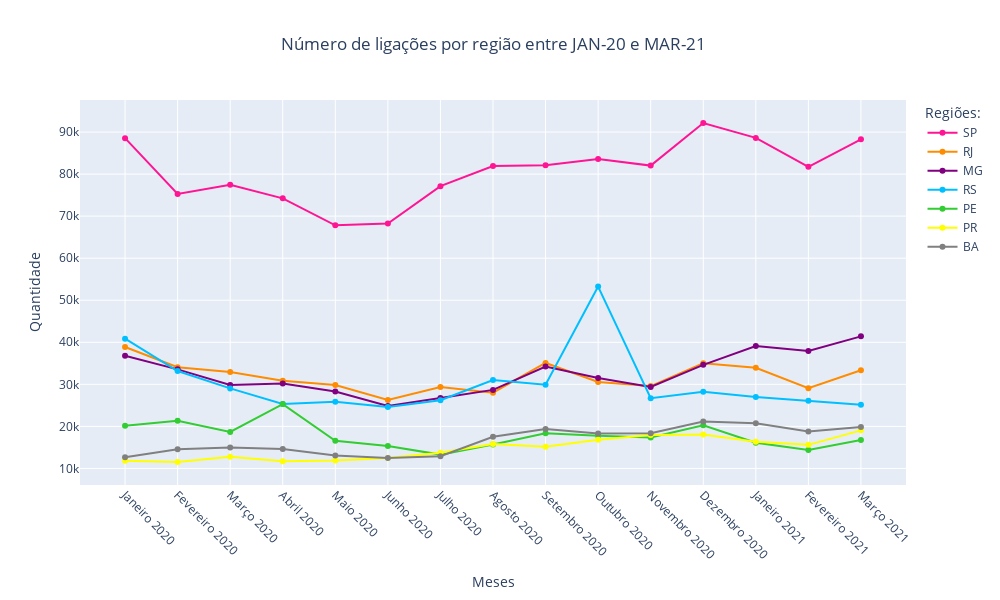

This figure's notebook cell:
### Code cell
# Gráfico 5 

SP= go.Scatter(x=dados['mes_ano'], y=dados['nsp'],
                    mode='lines+markers',
                    name='SP', line = dict(color='deeppink', width=2))
RJ= go.Scatter(x=dados['mes_ano'], y=dados['nrj'],
                    mode='lines+markers',
                    name='RJ', line = dict(color='darkorange', width=2))
MG= go.Scatter(x=dados['mes_ano'], y=dados['nmg'],
                    mode='lines+markers',
                    name='MG', line = dict(color='purple', width=2))                    
RS= go.Scatter(x=dados['mes_ano'], y=dados['nrs'],
                    mode='lines+markers',
                    name='RS', line = dict(color='deepskyblue', width=2))
PE= go.Scatter(x=dados['mes_ano'], y=dados['npe'],
                    mode='lines+markers',
                    name='PE', line = dict(color='limegreen', width=2))
PR= go.Scatter(x=dados['mes_ano'], y=dados['npr'],
                    mode='lines+markers',
                    name='PR', line = dict(color='yellow', width=2))
BA= go.Scatter(x=dados['mes_ano'], y=dados['nba'],
                    mode='lines+markers',
                    name='BA', line = dict(color='gray', width=2))
data= [SP, RJ, MG, RS, PE, PR, BA]
layout= go.Layout(title={
                    'text' : 'Número de ligações por região entre JAN-20 e MAR-21',
                    'x' : 0.5,
                    'xref' : 'paper',
                    'xanchor' : 'center'},
                   yaxis={'title':'Quantidade'},
                   xaxis={'title': 'Meses', 'tickangle' : 45},
                   legend_title="Regiões:",
                    height=600, width=1000)
fig = go.Figure(data= data, layout=layout)
fig.show()

### Figure 1 — Plotly figure (JSON) as saved in the notebook; plotly's stock layout.template omitted (floating-point values rounded to 4 significant figures)
{"data": [{"line": {"color": "deeppink", "width": 2}, "mode": "lines+markers", "name": "SP", "type": "scatter", "x": ["Janeiro 2020", "Fevereiro 2020", "Março 2020", "Abril 2020", "Maio 2020", "Junho 2020", "Julho 2020", "Agosto 2020", "Setembro 2020", "Outubro 2020", "Novembro 2020", "Dezembro 2020", "Janeiro 2021", "Fevereiro 2021", "Março 2021"], "y": [88545, 75267, 77484, 74228, 67817, 68229, 77131, 81909, 82117, 83588, 82022, 92152, 88613, 81720, 88282]}, {"line": {"color": "darkorange", "width": 2}, "mode": "lines+markers", "name": "RJ", "type": "scatter", "x": ["Janeiro 2020", "Fevereiro 2020", "Março 2020", "Abril 2020", "Maio 2020", "Junho 2020", "Julho 2020", "Agosto 2020", "Setembro 2020", "Outubro 2020", "Novembro 2020", "Dezembro 2020", "Janeiro 2021", "Fevereiro 2021", "Março 2021"], "y": [38875, 34067, 32909, 30847, 29831, 26277, 29349, 28007, 35080, 30581, 29586, 35039, 33948, 29079, 33348]}, {"line": {"color": "purple", "width": 2}, "mode": "lines+markers", "name": "MG", "type": "scatter", "x": ["Janeiro 2020", "Fevereiro 2020", "Março 2020", "Abril 2020", "Maio 2020", "Junho 2020", "Julho 2020", "Agosto 2020", "Setembro 2020", "Outubro 2020", "Novembro 2020", "Dezembro 2020", "Janeiro 2021", "Fevereiro 2021", "Março 2021"], "y": [36803, 33565, 29863, 30187, 28306, 24833, 26735, 28676, 34221, 31498, 29383, 34643, 39120, 37940, 41413]}, {"line": {"color": "deepskyblue", "width": 2}, "mode": "lines+markers", "name": "RS", "type": "scatter", "x": ["Janeiro 2020", "Fevereiro 2020", "Março 2020", "Abril 2020", "Maio 2020", "Junho 2020", "Julho 2020", "Agosto 2020", "Setembro 2020", "Outubro 2020", "Novembro 2020", "Dezembro 2020", "Janeiro 2021", "Fevereiro 2021", "Março 2021"], "y": [40858, 33160, 29029, 25305, 25871, 24595, 26212, 31043, 29892, 53253, 26711, 28239, 26977, 26102, 25161]}, {"line": {"color": "limegreen", "width": 2}, "mode": "lines+markers", "name": "PE", "type": "scatter", "x": ["Janeiro 2020", "Fevereiro 2020", "Março 2020", "Abril 2020", "Maio 2020", "Junho 2020", "Julho 2020", "Agosto 2020", "Setembro 2020", "Outubro 2020", "Novembro 2020", "Dezembro 2020", "Janeiro 2021", "Fevereiro 2021", "Março 2021"], "y": [20153, 21350, 18684, 25305, 16572, 15312, 13286, 15708, 18386, 17757, 17383, 20245, 16091, 14365, 16743]}, {"line": {"color": "yellow", "width": 2}, "mode": "lines+markers", "name": "PR", "type": "scatter", "x": ["Janeiro 2020", "Fevereiro 2020", "Março 2020", "Abril 2020", "Maio 2020", "Junho 2020", "Julho 2020", "Agosto 2020", "Setembro 2020", "Outubro 2020", "Novembro 2020", "Dezembro 2020", "Janeiro 2021", "Fevereiro 2021", "Março 2021"], "y": [11846, 11529, 12797, 11727, 11892, 12472, 13755, 15809, 15166, 16840, 17955, 18043, 16334, 15611, 19057]}, {"line": {"color": "gray", "width": 2}, "mode": "lines+markers", "name": "BA", "type": "scatter", "x": ["Janeiro 2020", "Fevereiro 2020", "Março 2020", "Abril 2020", "Maio 2020", "Junho 2020", "Julho 2020", "Agosto 2020", "Setembro 2020", "Outubro 2020", "Novembro 2020", "Dezembro 2020", "Janeiro 2021", "Fevereiro 2021", "Março 2021"], "y": [12633, 14570, 14996, 14614, 13103, 12466, 12897, 17525, 19361, 18326, 18365, 21164, 20745, 18803, 19847]}], "layout": {"height": 600, "legend": {"title": {"text": "Regiões:"}}, "title": {"text": "Número de ligações por região entre JAN-20 e MAR-21", "x": 0.5, "xanchor": "center", "xref": "paper"}, "width": 1000, "xaxis": {"tickangle": 45, "title": {"text": "Meses"}}, "yaxis": {"title": {"text": "Quantidade"}}}}
